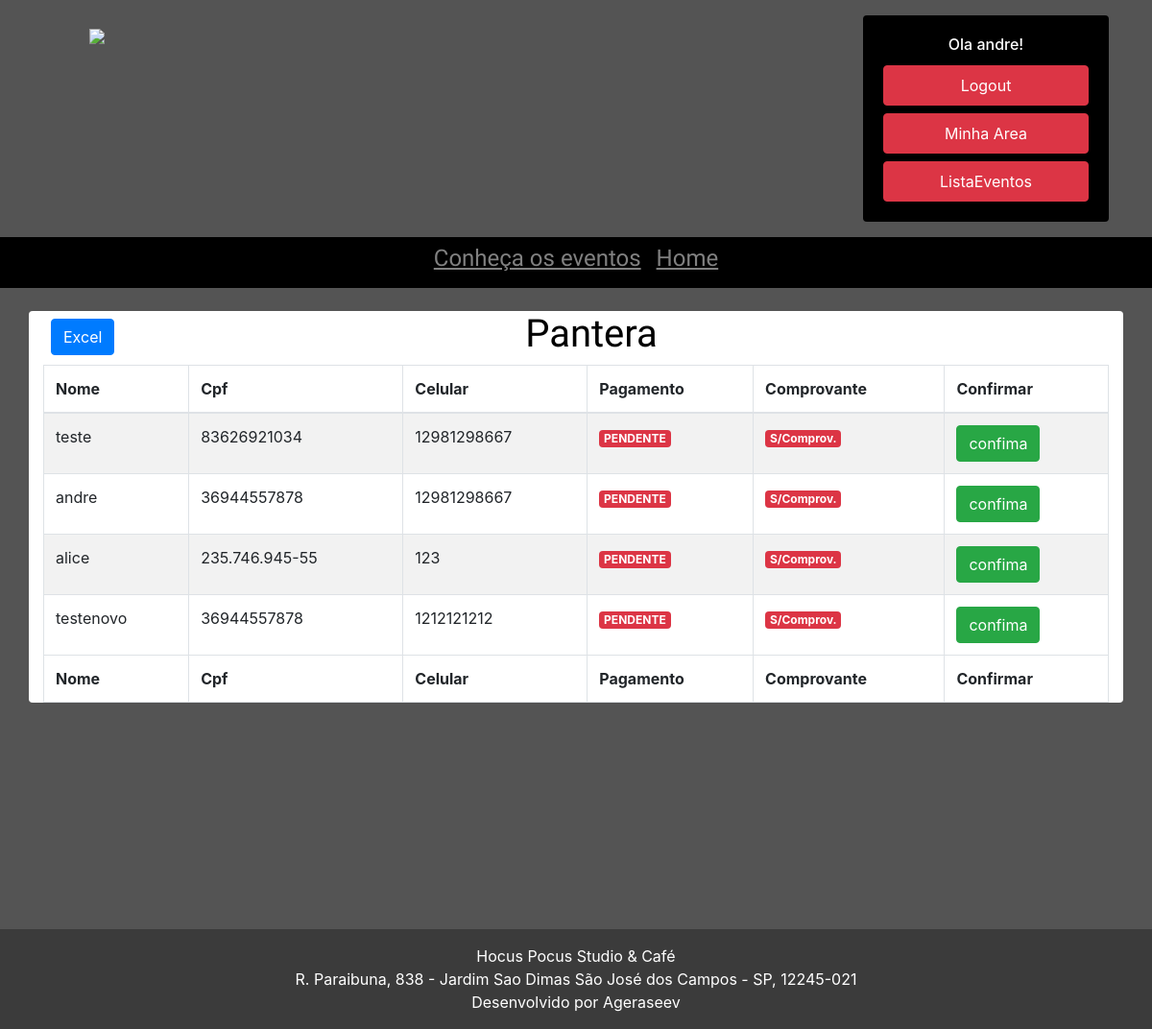
Before: /lista (signed in) with the older database file.
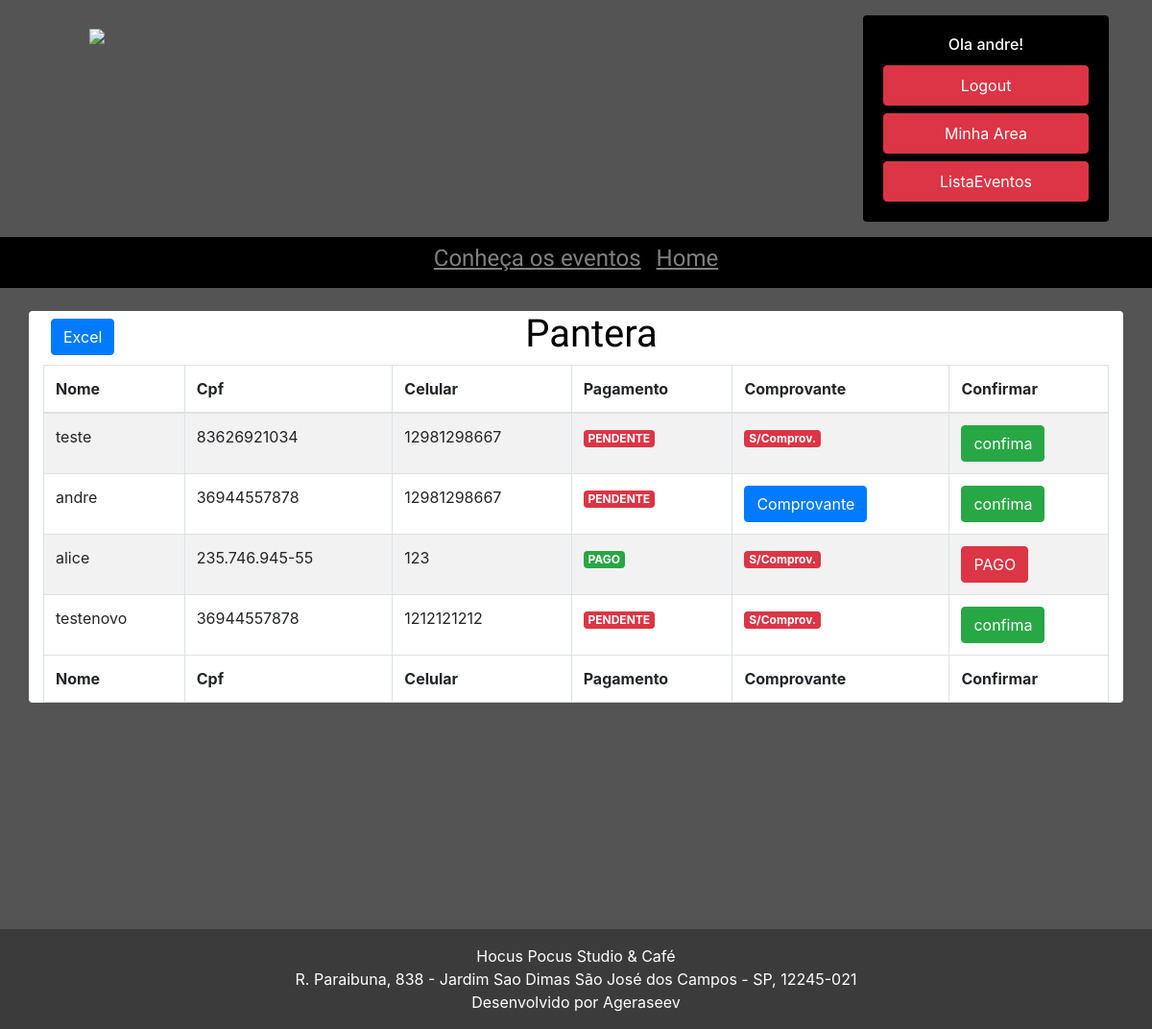
After: the same page with the newer database file.
### show/models.py (models this page shows, shortened)
class NomeLista(models.Model):
    sem_registro = models.ForeignKey(UsuarioSemRegistro, on_delete=models.CASCADE, blank=True, null= True)
    roqueiro = models.ForeignKey(Usuario, on_delete=models.CASCADE, blank=True, null= True)
    pagamento = models.BooleanField(default=False)
    comprovante = models.ImageField(upload_to='comprovantes/%d/%m/%Y', blank=True)
    lista_reserva = models.ForeignKey(Show, on_delete=models.CASCADE, blank=True, null= True,)
    class Meta:
        unique_together = ('roqueiro', 'lista_reserva')

### usuario/models.py (models this page shows, shortened)
class Usuario(models.Model):
    usuario = models.OneToOneField(User, null=True, on_delete=models.CASCADE)
    cpf = models.CharField(max_length=11)
    celular = models.CharField(max_length=12)

### show/views.py (the view)
# urls.py: path('lista', lista, name='lista'),
def lista(request, id=1):
    if request.user.is_staff:
        if request.method == 'POST':
            id = request.POST['id']
            show = request.POST['show']
            cofirmapagamento = NomeLista.objects.filter(id=id)
            cofirmapagamento.update(
                pagamento=True)
            return redirect('lista/'+show)
        else:
            pessoa = NomeLista.objects.filter(lista_reserva_id=id)
            show = Show.objects.filter(id=id)
            dados = {'pessoas': pessoa,
                     'show': show
            }
            return render(request, 'lista.html', dados)
    else:
        return redirect('home')

### templates/lista.html (shortened to what this page needs)
{% extends 'base3.html' %}
{% load static %}
{% block content %}
<body>
<link rel="stylesheet" href="https://cdn.datatables.net/1.10.2/css/jquery.dataTables.min.css">
{% for nome_na_lista in show %}
<div class="container-lg bg-white rounded mt-4">
    <div class="row header" style="text-align:center;color:black">
        <div class="col-md-4 text-left m-2">
            <button id="export" class="btn btn-primary">Excel</button>
        </div>
        <h1 class="col-md-4 text-center " style="font-family: 'Chau Philomene One'">{{ nome_na_lista.titulo_show }}</h1>
    </div>
    <table id="example" class="table table-striped table-bordered" style="width:100%">
        <thead>
        <tr>
            <th>Nome</th>
            <th>Cpf</th>
            <th>Celular</th>
            <th>Pagamento</th>
            <th>Comprovante</th>
            <th>Confirmar</th>
        </tr>
        </thead>
        <tbody>
        {% for area in pessoas.all %}
        <tr>
            <td> {% if area.roqueiro == None %} {{ area.sem_registro.usuario_sem_registro }} {% else %}
                {{ area.roqueiro.usuario }} {% endif %}
            </td>
            <td>{{ area.roqueiro.cpf }} {{ area.sem_registro.cpf_sem_registro }}</td>
            <td>{{ area.roqueiro.celular }} {{ area.sem_registro.celular_sem_registro }}</td>
            {% if area.pagamento %}
            <td><label class="badge badge-success">PAGO</label></td>
            {% else %}
            <td><label class="badge badge-danger">PENDENTE</label></td>
            {% endif %}
            {% if area.comprovante %}
            <td><a href="{% url 'comprovante' %}/{{ area.id }}">
                <button class="btn btn-primary"> Comprovante</button>
            </a></td>
            {% else %}
            <td><label class="badge badge-danger"> S/Comprov. </label></td>
            {% endif %}
            <form action="{% url 'lista' %}" method="POST">
                <td>
                    {% if area.pagamento %}
                    <button class="btn btn-danger" type="submit"> PAGO</button>
                    {% else %}
                    <button class="btn btn-success" type="submit"> confima</button>
                    {% endif %}
                </td>
            </form>
        </tr>
        {% endfor %}
        </tbody>
        <tfoot>
        <tr>
            <th>Nome</th>
            <th>Cpf</th>
            <th>Celular</th>
            <th>Pagamento</th>
            <th>Comprovante</th>
            <th>Confirmar</th>
        </tr>
        </tfoot>
    </table>
</div>
{% endfor %}
{% endblock %}

Changed rows visible on the page:
changed NomeLista "andre": comprovante "S/Comprov." → "Comprovante"
changed NomeLista "alice": pagamento "PENDENTE confima" → "PAGO PAGO"
